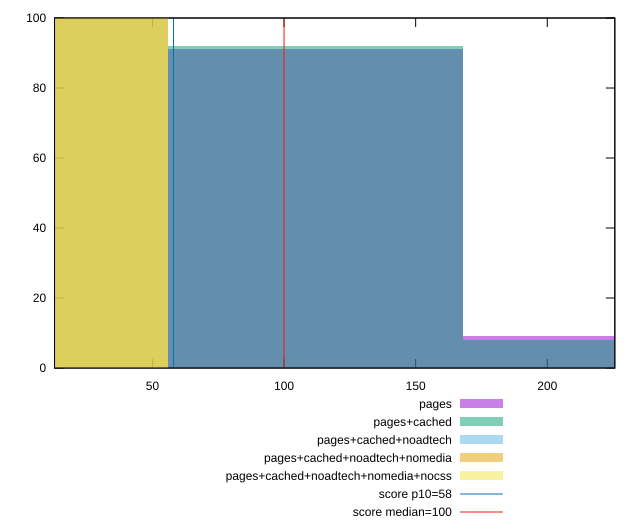

The script that saved this image:
reset

$pages <<EOF
223.97314236023448 9
111.98657118011724 91
EOF

$pagesCached <<EOF
223.97314236023448 8
111.98657118011724 92
EOF

$pagesCachedNoadtech <<EOF
0 100
EOF

$pagesCachedNoadtechNomedia <<EOF
0 100
EOF

$pagesCachedNoadtechNomediaNocss <<EOF
0 100
EOF

set key outside below
set boxwidth 111.98657118011724
set xrange [12.8:225.66666666666669]
set yrange [0:100]
set trange [0:100]
set style fill transparent solid 0.5 noborder

set parametric
set terminal svg size 640, 530 enhanced background rgb 'white'
set output "report_00009_2021-02-08T22-37-41.559Z/estimated-input-latency/comparison/histogram/all_raw.svg"

plot $pages title "pages" with boxes, \
     $pagesCached title "pages+cached" with boxes, \
     $pagesCachedNoadtech title "pages+cached+noadtech" with boxes, \
     $pagesCachedNoadtechNomedia title "pages+cached+noadtech+nomedia" with boxes, \
     $pagesCachedNoadtechNomediaNocss title "pages+cached+noadtech+nomedia+nocss" with boxes, \
     58,t title "score p10=58", \
     100,t title "score median=100"

reset
